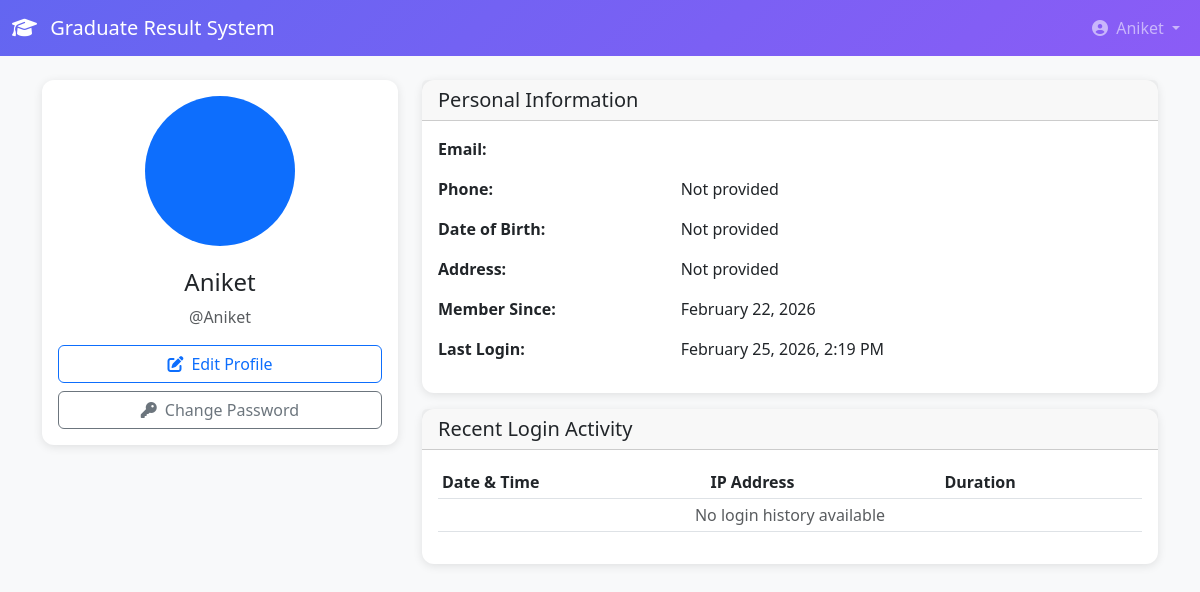
Page /profile/ (signed in) on the earlier database version.
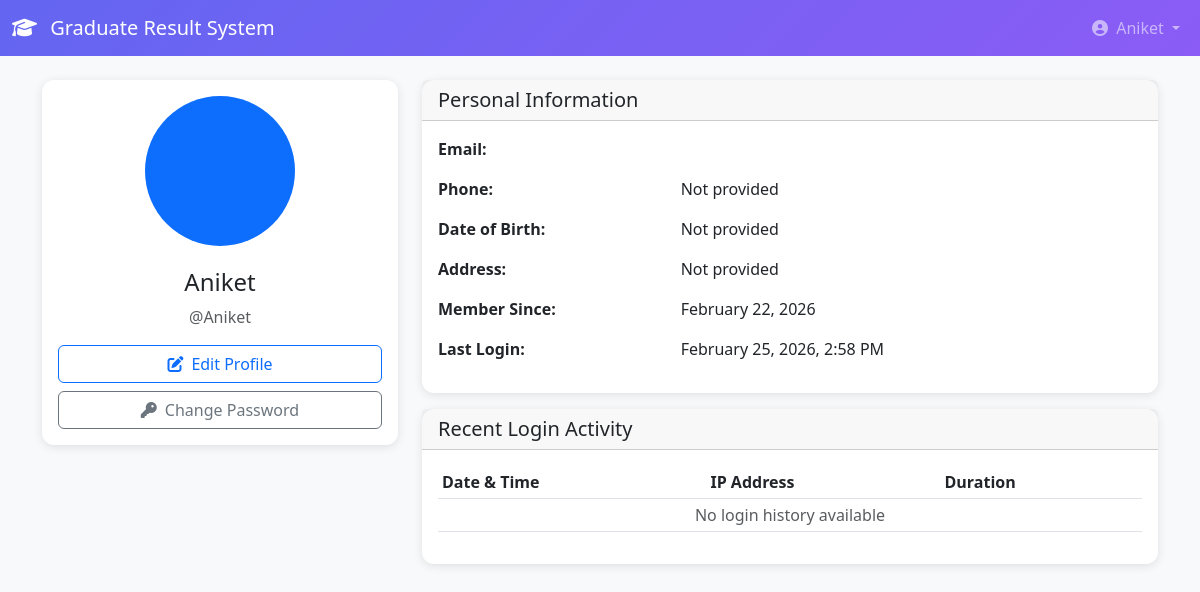
Same page on the later database version.
### accounts/models.py (models this page shows, shortened)
class User(AbstractUser):
    ROLE_CHOICES = (
        ('admin', 'Admin'),
        ('teacher', 'Teacher'),
        ('student', 'Student'),
    )
    role = models.CharField(
        max_length=10,
        choices=ROLE_CHOICES,
        default='student'
    )
    phone_regex = RegexValidator(
        regex=r'^\+?1?\d{9,15}$',
        message="Phone number must be entered in the format: '+999999999'. Up to 15 digits allowed."
    )
    phone = models.CharField(
        validators=[phone_regex],
        max_length=17,
        blank=True,
        null=True
    )
    profile_picture = models.ImageField(
        upload_to='profiles/',
        blank=True,
        null=True,
        default='profiles/default.png'
    )
    address = models.TextField(blank=True, null=True)
    date_of_birth = models.DateField(blank=True, null=True)
    created_at = models.DateTimeField(auto_now_add=True)
    updated_at = models.DateTimeField(auto_now=True)
    is_verified = models.BooleanField(default=True)
    last_login_ip = models.GenericIPAddressField(blank=True, null=True)
    class Meta:
        db_table = 'users'
        ordering = ['-created_at']
    def get_full_name(self):
        full_name = f"{self.first_name} {self.last_name}"
        return full_name.strip() or self.username
    @property
    def is_admin(self):
        return self.role == 'admin'
    @property
    def is_teacher(self):
        return self.role == 'teacher'
    @property
    def is_student(self):
        return self.role == 'student'
    def get_profile(self):
        if self.is_student:
            return getattr(self, 'student_profile', None)
        elif self.is_teacher:
            return getattr(self, 'teacher_profile', None)
        return None

### accounts/views.py (the view)
# urls.py: path('profile/', views.profile_view, name='profile'),
@login_required
def profile_view(request):
    user = request.user
    profile = user.get_profile()
    recent_logins = LoginHistory.objects.filter(user=user).order_by('-login_time')[:10]
    context = {
        'user': user,
        'profile': profile,
        'recent_logins': recent_logins,
    }
    return render(request, 'accounts/profile.html', context)

### accounts/templates/accounts/profile.html (shortened to what this page needs)
{% extends 'base.html' %}
{% load static %}
{% block content %}
<div class="container py-4">
    <div class="row">
        <div class="col-md-4">
            <div class="card">
                <div class="card-body text-center">
                    {% if user.profile_picture %}
                        <img src="{{ user.profile_picture.url }}" alt="Profile" class="rounded-circle mb-3" width="150" height="150" style="object-fit: cover;">
                    {% else %}
                        <div class="rounded-circle bg-primary text-white d-inline-flex align-items-center justify-content-center mb-3" style="width: 150px; height: 150px; font-size: 48px;">
                        </div>
                    {% endif %}
                    <h4>{{ user.get_full_name }}</h4>
                    <p class="text-muted">@{{ user.username }}</p>
                    <div class="d-grid gap-2">
                        <a href="{% url 'profile_edit' %}" class="btn btn-outline-primary">
                            <i class="fas fa-edit me-2"></i>Edit Profile
                        </a>
                        <a href="{% url 'change_password' %}" class="btn btn-outline-secondary">
                            <i class="fas fa-key me-2"></i>Change Password
                        </a>
                    </div>
                </div>
            </div>
        </div>
        <div class="col-md-8">
            <div class="card">
                <div class="card-header">
                    <h5 class="mb-0">Personal Information</h5>
                </div>
                <div class="card-body">
                    <div class="row mb-3">
                        <div class="col-sm-4"><strong>Email:</strong></div>
                        <div class="col-sm-8">{{ user.email }}</div>
                    </div>
                    <div class="row mb-3">
                        <div class="col-sm-4"><strong>Phone:</strong></div>
                        <div class="col-sm-8">{{ user.phone|default:"Not provided" }}</div>
                    </div>
                    <div class="row mb-3">
                        <div class="col-sm-4"><strong>Date of Birth:</strong></div>
                        <div class="col-sm-8">{{ user.date_of_birth|default:"Not provided" }}</div>
                    </div>
                    <div class="row mb-3">
                        <div class="col-sm-4"><strong>Address:</strong></div>
                        <div class="col-sm-8">{{ user.address|default:"Not provided" }}</div>
                    </div>
                    <div class="row mb-3">
                        <div class="col-sm-4"><strong>Member Since:</strong></div>
                        <div class="col-sm-8">{{ user.date_joined|date:"F d, Y" }}</div>
                    </div>
                    <div class="row mb-3">
                        <div class="col-sm-4"><strong>Last Login:</strong></div>
                        <div class="col-sm-8">{{ user.last_login|date:"F d, Y, g:i A" }}</div>
                    </div>
                </div>
            </div>
            <div class="card mt-3">
                <div class="card-header">
                    <h5 class="mb-0">Recent Login Activity</h5>
                </div>
                <div class="card-body">
                    <div class="table-responsive">
                        <table class="table table-sm">
                            <thead>
                                <tr>
                                    <th>Date & Time</th>
                                    <th>IP Address</th>
                                    <th>Duration</th>
                                </tr>
                            </thead>
                            <tbody>
                                {% for login in recent_logins %}
                                <tr>
                                    <td>{{ login.login_time|date:"M d, Y g:i A" }}</td>
                                    <td>{{ login.ip_address }}</td>
                                    <td>
                                        {% if login.logout_time %}
                                            {{ login.logout_time|timesince:login.login_time }}
                                        {% else %}
                                            <span class="badge bg-success">Active</span>
                                        {% endif %}
                                    </td>
                                </tr>
                                {% empty %}
                                <tr>
                                    <td colspan="3" class="text-center text-muted">No login history available</td>
                                </tr>
                                {% endfor %}
                            </tbody>
                        </table>
                    </div>
                </div>
            </div>
        </div>
    </div>
</div>
{% endblock %}
{% block extra_css %}
<link rel="stylesheet" href="https://cdnjs.cloudflare.com/ajax/libs/font-awesome/6.4.0/css/all.min.css">
{% endblock %}

### templates/base.html (shortened to what this page needs)
<!DOCTYPE html>
<html lang="en">
<head>
    <link href="https://cdn.jsdelivr.net/npm/bootstrap@5.3.0/dist/css/bootstrap.min.css" rel="stylesheet">
    {% load static %}
    <link rel="stylesheet" href="{% static 'css/custom.css' %}">
    {% block extra_css %}{% endblock %}
</head>
<body>
    {% if user.is_authenticated %}
        {% include 'navbar.html' %}
    {% endif %}
    <main>
        {% block content %}{% endblock %}
    </main>
</body>
</html>

### templates/navbar.html (shortened to what this page needs)
<nav class="navbar navbar-expand-lg navbar-dark" style="background: linear-gradient(135deg, #6366f1 0%, #8b5cf6 100%);">
    <div class="container-fluid">
        <a class="navbar-brand" href="{% url 'redirect_dashboard' %}">
            <i class="fas fa-graduation-cap me-2"></i>
            Graduate Result System
        </a>
        <div class="collapse navbar-collapse" id="navbarNav">
            <ul class="navbar-nav">
                <li class="nav-item dropdown">
                    <a class="nav-link dropdown-toggle" href="#" id="userDropdown" role="button" data-bs-toggle="dropdown">
                        <i class="fas fa-user-circle me-1"></i>
                        {{ user.get_full_name }}
                    </a>
                </li>
            </ul>
        </div>
    </div>
</nav>

### static/css/custom.css (style rules this page uses)
:root { --primary-color: #6366f1; --secondary-color: #8b5cf6; --dark-bg: #1e1b4b; --light-bg: #f8f9fa; }
body { font-family: 'Segoe UI', Tahoma, Geneva, Verdana, sans-serif; background-color: var(--light-bg); }
.navbar { background: linear-gradient(135deg, var(--primary-color) 0%, var(--secondary-color) 100%); }
.card { border: none; border-radius: 12px; box-shadow: 0 2px 10px rgba(0,0,0,0.1); transition: transform 0.3s ease; }
.table-responsive { border-radius: 12px; overflow: hidden; }

Differences in the rows shown:
changed User "Aniket": last_login "February 25, 2026, 2:19 PM" → "February 25, 2026, 2:58 PM"
